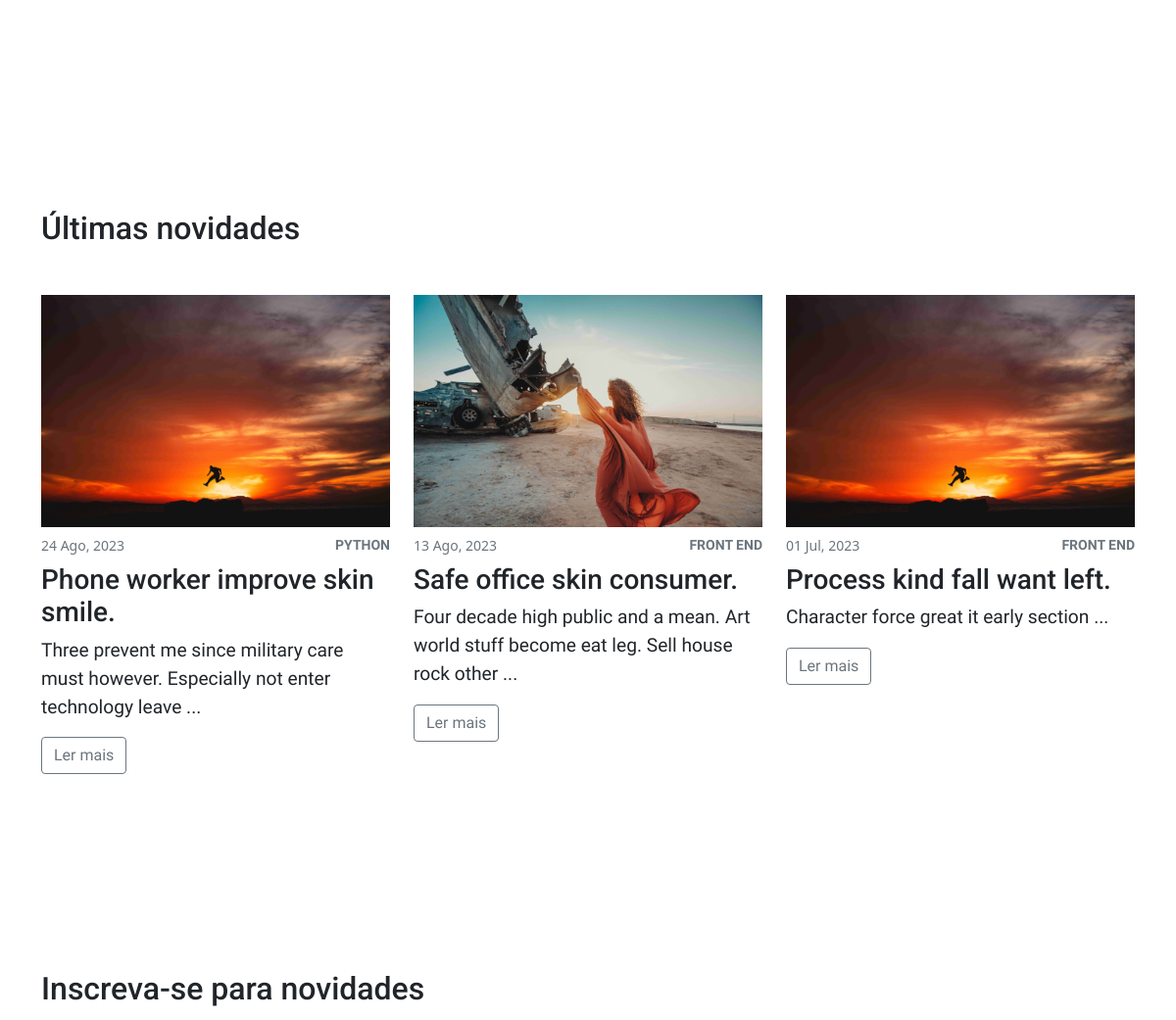
The app's page / (middle part), older data.
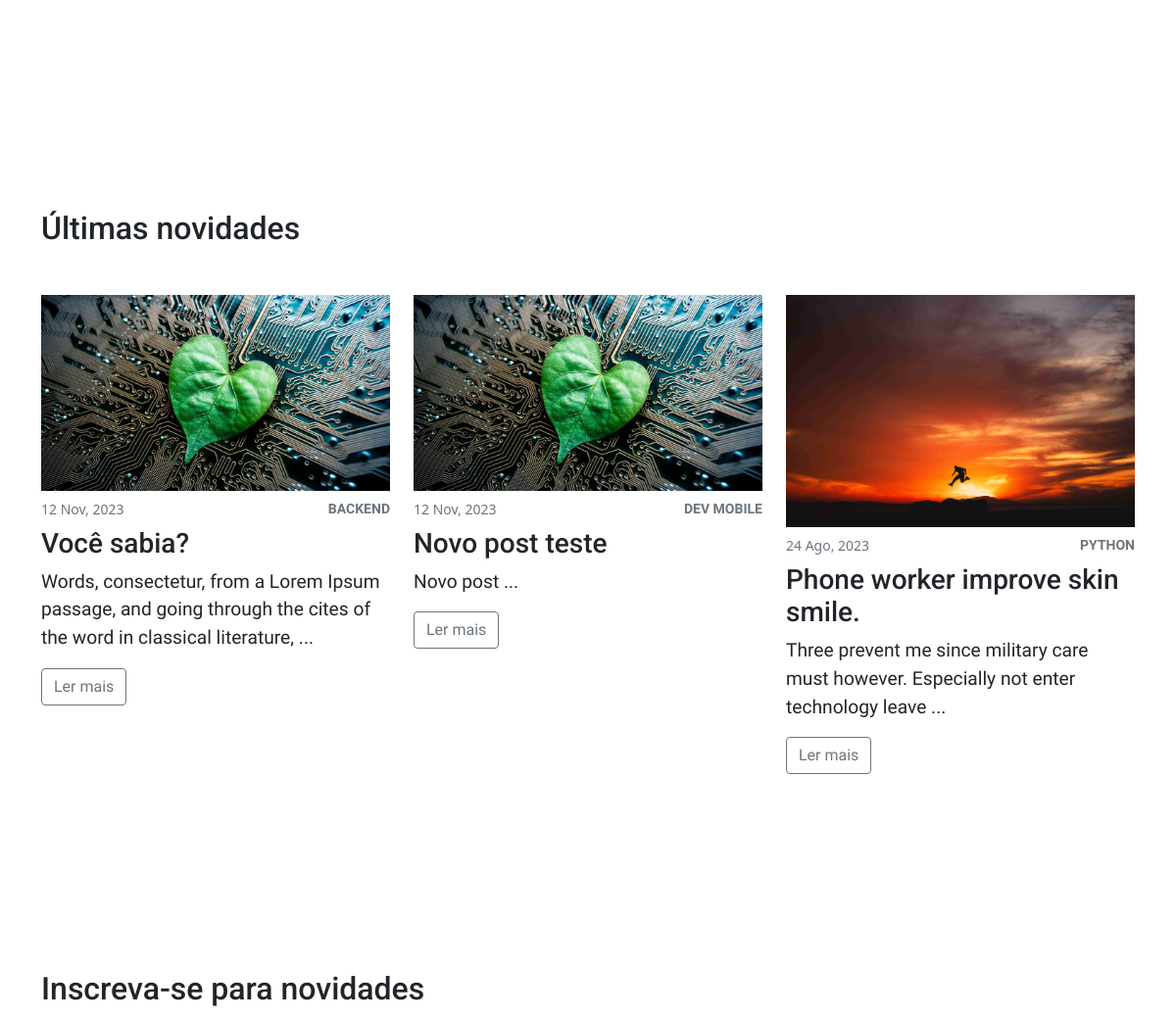
The same page, newer data.
### blog/models.py (models this page shows, shortened)
class Post(models.Model):
    title = models.CharField(max_length=222)
    body = RichTextUploadingField()
    created_at = models.DateTimeField(auto_now_add=True)
    author = models.ForeignKey(User, on_delete=models.CASCADE)
    category = models.ForeignKey(Category, on_delete=models.CASCADE)
    tags = models.ManyToManyField(Tag, blank=True)
    feature_image = models.ImageField(upload_to='featured_images')

class Category(models.Model):
    name = models.CharField(max_length=100)
    slug = models.CharField(max_length=100, unique=True, blank=True)
    def __str__(self):
        return self.name
    class Meta:
        verbose_name_plural = "Categorias"

### home/views.py (the view)
# urls.py: 2. Add a URL to urlpatterns:  path('', views.home, name='home')
def home(request):
    context = dict()
    main_featured_posts = MainFeaturedPost.objects.filter(active=True)[:3]
    for mfpost in main_featured_posts:
        mfpost.post.mini_description = format_body(mfpost.post.body, 20)
    form = NewsletterSignupForm()
    context['form'] = form
    context['main_featured_posts'] = main_featured_posts
    return render(request, 'blog/index.html', context=context)

### blog/utils.py (called while the page is built)
def format_body(body, num_words):
    body = body.split("</p>")[0]
    body = body.replace('<p class="mb-4 text-gray-700">', '')
    body = body.replace("<p>", "")
    body = body.split(" ")[:num_words]
    body = " ".join(body).strip(".") + " ..."
    return body

### templates/blog/index.html (shortened to what this page needs)
{% extends 'blog/base_blog.html' %}
{% load static %}
{% block main %}
    <section>
    </section>
    <section>
        <div class="container">
            <header class="mb-5">
                <h2>Últimas novidades</h2>
            </header>
            <div class="row gy-4">
                {% for lpost in last_posts %}
                <div class="col-md-4">
                    <a href="./post-detail.html">
                        <a href="{% url 'detail_post' lpost.id %}"><img class="last-section-posts-image" src="{{lpost.feature_image.url}}"></a>
                    </a>
                    <div class="d-flex align-items-center justify-content-between mb-2 mt-2">
                        <small class="text-gray-600">{{lpost.created_at|date:"d M, Y"}}</small>
                        <a class="small fw-bold text-uppercase small text-gray-600">{{lpost.category}}</a>
                    </div>
                    <h3>{{lpost.title}}</h3>
                    <p>{{lpost.mini_description}}</p>
                    <a class="btn btn-outline-secondary" href="{% url 'detail_post' lpost.id %}">Ler mais</a>
                </div>
                {% endfor %}
            </div>
        </div>
    </section>
    <section>
        <div class="container">
            <header class="mb-5">
                <h2>Inscreva-se para novidades</h2>
            </header>
        </div>
    </section>
{% endblock %}

Row changes from the older to the newer data that the page shows:
no longer on this page (row unchanged): Post: feature_image (picture), created_at "13 Ago, 2023", category "FRONT END", title "Safe office skin consumer.", mini_description "Four decade high public and a mean. Art world stuff become eat leg. Sell house rock other ..."
no longer on this page (row unchanged): Post: feature_image (picture), created_at "01 Jul, 2023", category "FRONT END", title "Process kind fall want left.", mini_description "Character force great it early section ..."
added Post: feature_image (picture), created_at "12 Nov, 2023", category "BACKEND", title "Você sabia?", mini_description "Words, consectetur, from a Lorem Ipsum passage, and going through the cites of the word in classical literature, ..."
added Post: feature_image (picture), created_at "12 Nov, 2023", category "DEV MOBILE", title "Novo post teste", mini_description "Novo post ..."
